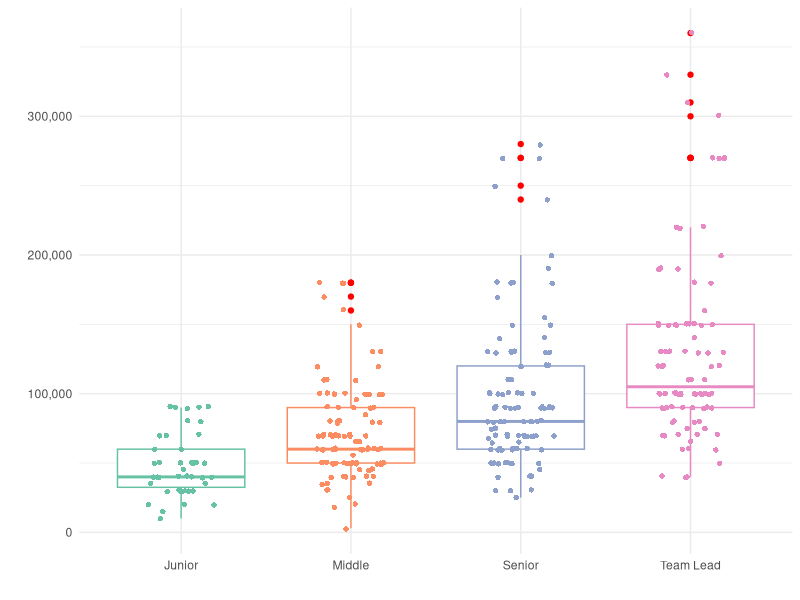
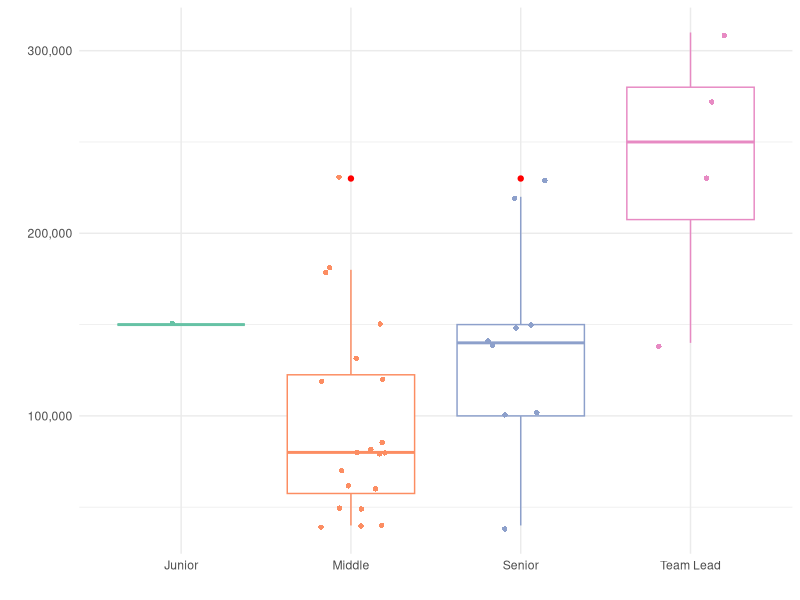

Source code (R) for these figures, in order:
## ---- chunk 1
#| warning: false
#| echo: false
library(tidyverse)
library(scales)
library(kableExtra)
a <- read_csv("2D_Animator_Resume_12.2023.csv")
## ---- chunk 2
#| warning: false
#| echo: false
p1 <- colSums(!is.na(a[1]))
p2 <- colSums(!is.na(a[2]))
p3 <- colSums(!is.na(a[3]))
p4 <- colSums(!is.na(a[4]))
p5 <- sum(a$Офис, na.rm = T)
p6 <- sum(a$Удалённо, na.rm = T)
p7 <- sum(a$Гибрид, na.rm = T)

p <- tibble("Junior" = p1, "Middle" = p2, "Senior" = p3, "Team Lead" = p4, "Офис" = p5, "Удалённо" = p6, "Гибрид" = p7)

kbl(p) |> 
  kable_material()
## ---- chunk 3
#| warning: false
#| echo: false
kbl(a) |> 
  kable_material(c("striped", "hover"))
## ---- chunk 4
#| warning: false
#| echo: false
a1 <- a |> 
  select("Junior", "Middle", "Senior", "Team Lead")
  
a1 <- gather(a1)

ggplot(a1, mapping = aes(key, value, color = key)) +
  geom_boxplot(outlier.colour = "red", notch=FALSE) +
  geom_jitter(shape=16, position=position_jitter(0.2)) +
  facet_grid() +
  scale_color_brewer(palette="Set2") +
  theme_minimal() +
  labs(x = " ") +
  labs(y = " ") +
  scale_y_continuous(labels = comma) +
  guides(color = FALSE)
## ---- chunk 5
#| warning: false
#| echo: false
a <- drop_na(a, Junior, Middle, Senior, `Team Lead`)
knitr::kable(head(summary(a[1:4])))
## ---- chunk 6
#| warning: false
#| echo: false
junior <- read_csv("2D_Animator_Vacancy_Junior_12.2023.csv")
middle <- read_csv("2D_Animator_Vacancy_Middle_12.2023.csv")
senior <- read_csv("2D_Animator_Vacancy_Senior_12.2023.csv")
teamlead <- read_csv("2D_Animator_Vacancy_TeamLead_12.2023.csv")
## ---- chunk 7
#| warning: false
#| echo: false
j1 <- gather(junior[ ,1])
m1 <- gather(middle[ ,1])
s1 <- gather(senior[ ,1])
t1 <- gather(teamlead[ ,1])

j1$key <- paste0("Junior")
m1$key <- paste0("Middle")
s1$key <- paste0("Senior")
t1$key <- paste0("Team Lead")

q <- rbind2(j1, m1, by="key", all.x=T, sort=F)
q1 <- rbind2(s1, t1, by="key", all.x=T, sort=F)
q2 <- rbind2(q, q1)

ggplot(q2, mapping = aes(key, value, color = key)) +
  geom_boxplot(outlier.colour = "red", notch=FALSE) +
  geom_jitter(shape=16, position=position_jitter(0.2)) +
  facet_grid() +
  scale_color_brewer(palette="Set2") +
  theme_minimal() +
  labs(x = " ") +
  labs(y = " ") +
  scale_y_continuous(labels = comma) + 
  guides(color = FALSE)
## ---- chunk 8
#| warning: false
#| echo: false
#| layout-ncol: 4
colnames(j1)[2]  <- "Junior"
colnames(m1)[2]  <- "Middle"
colnames(s1)[2]  <- "Senior"
colnames(t1)[2]  <- "Team Lead"
knitr::kable(head(summary(j1[ ,2])))
knitr::kable(head(summary(m1[ ,2])))
knitr::kable(head(summary(s1[ ,2])))
knitr::kable(head(summary(t1[ ,2])))
## ---- chunk 9
#| warning: false
#| echo: false
kbl(junior) |> 
  kable_minimal("hover")
## ---- chunk 10
#| warning: false
#| echo: false
kbl(middle) |> 
  kable_minimal()
## ---- chunk 11
#| warning: false
#| echo: false
kbl(senior) |> 
  kable_minimal()
## ---- chunk 12
#| warning: false
#| echo: false
kbl(teamlead) |> 
  kable_minimal()
